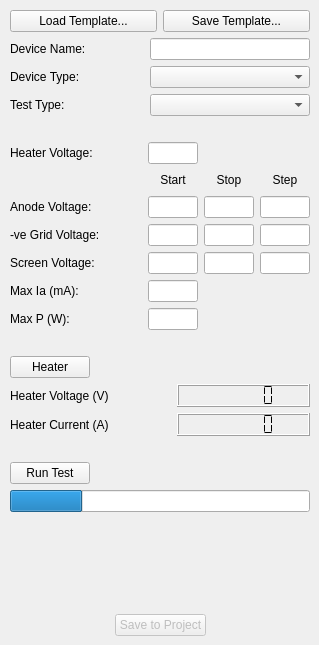
       <widget class="QWidget" name="tab_3">
        <attribute name="title">
         <string>Analyser</string>
        </attribute>
        <widget class="QWidget" name="layoutWidget_2">
         <property name="geometry">
          <rect>
           <x>10</x>
           <y>10</y>
           <width>300</width>
           <height>626</height>
          </rect>
         </property>
         <layout class="QVBoxLayout" name="verticalLayout_6">
          <item>
           <layout class="QHBoxLayout" name="horizontalLayout_24">
            <item>
             <widget class="QPushButton" name="pushButton_3">
              <property name="text">
               <string>Load Template...</string>
              </property>
             </widget>
            </item>
            <item>
             <widget class="QPushButton" name="pushButton_4">
              <property name="text">
               <string>Save Template...</string>
              </property>
             </widget>
            </item>
           </layout>
          </item>
          <item>
           <layout class="QHBoxLayout" name="horizontalLayout_25">
            <item>
             <widget class="QLabel" name="label_13">
              <property name="text">
               <string>Device Name:</string>
              </property>
             </widget>
            </item>
            <item>
             <widget class="QLineEdit" name="deviceName">
              <property name="minimumSize">
               <size>
                <width>160</width>
                <height>0</height>
               </size>
              </property>
              <property name="maximumSize">
               <size>
                <width>160</width>
                <height>16777215</height>
               </size>
              </property>
             </widget>
            </item>
           </layout>
          </item>
          <item>
           <layout class="QHBoxLayout" name="horizontalLayout_26">
            <item>
             <widget class="QLabel" name="deviceTypeLabel_2">
              <property name="sizePolicy">
               <sizepolicy hsizetype="Expanding" vsizetype="Preferred">
                <horstretch>0</horstretch>
                <verstretch>0</verstretch>
               </sizepolicy>
              </property>
              <property name="minimumSize">
               <size>
                <width>100</width>
                <height>0</height>
               </size>
              </property>
              <property name="text">
               <string>Device Type: </string>
              </property>
             </widget>
            </item>
            <item>
             <widget class="QComboBox" name="deviceType">
              <property name="sizePolicy">
               <sizepolicy hsizetype="Fixed" vsizetype="Fixed">
                <horstretch>0</horstretch>
                <verstretch>0</verstretch>
               </sizepolicy>
              </property>
              <property name="minimumSize">
               <size>
                <width>160</width>
                <height>0</height>
               </size>
              </property>
              <property name="maximumSize">
               <size>
                <width>160</width>
                <height>16777215</height>
               </size>
              </property>
             </widget>
            </item>
           </layout>
          </item>
          <item>
           <layout class="QHBoxLayout" name="horizontalLayout_27">
            <item>
             <widget class="QLabel" name="label_14">
              <property name="text">
               <string>Test Type:</string>
              </property>
             </widget>
            </item>
            <item>
             <widget class="QComboBox" name="testType">
              <property name="sizePolicy">
               <sizepolicy hsizetype="Fixed" vsizetype="Fixed">
                <horstretch>0</horstretch>
                <verstretch>0</verstretch>
               </sizepolicy>
              </property>
              <property name="minimumSize">
               <size>
                <width>160</width>
                <height>0</height>
               </size>
              </property>
              <property name="maximumSize">
               <size>
                <width>160</width>
                <height>16777215</height>
               </size>
              </property>
             </widget>
            </item>
           </layout>
          </item>
          <item>
           <spacer name="verticalSpacer_8">
            <property name="orientation">
             <enum>Qt::Vertical</enum>
            </property>
            <property name="sizeType">
             <enum>QSizePolicy::Fixed</enum>
            </property>
            <property name="sizeHint" stdset="0">
             <size>
              <width>20</width>
              <height>20</height>
             </size>
            </property>
           </spacer>
          </item>
          <item>
           <layout class="QHBoxLayout" name="horizontalLayout_28">
            <item>
             <widget class="QLabel" name="heaterLabel_2">
              <property name="sizePolicy">
               <sizepolicy hsizetype="Expanding" vsizetype="Preferred">
                <horstretch>0</horstretch>
                <verstretch>0</verstretch>
               </sizepolicy>
              </property>
              <property name="minimumSize">
               <size>
                <width>100</width>
                <height>0</height>
               </size>
              </property>
              <property name="text">
               <string>Heater Voltage:</string>
              </property>
             </widget>
            </item>
            <item>
             <widget class="QLineEdit" name="heaterVoltage">
              <property name="sizePolicy">
               <sizepolicy hsizetype="Fixed" vsizetype="Fixed">
                <horstretch>0</horstretch>
                <verstretch>0</verstretch>
               </sizepolicy>
              </property>
              <property name="minimumSize">
               <size>
                <width>50</width>
                <height>0</height>
               </size>
              </property>
              <property name="maximumSize">
               <size>
                <width>50</width>
                <height>16777215</height>
               </size>
              </property>
             </widget>
            </item>
            <item>
             <spacer name="horizontalSpacer_11">
              <property name="orientation">
               <enum>Qt::Horizontal</enum>
              </property>
              <property name="sizeType">
               <enum>QSizePolicy::Fixed</enum>
              </property>
              <property name="sizeHint" stdset="0">
               <size>
                <width>112</width>
                <height>20</height>
               </size>
              </property>
             </spacer>
            </item>
           </layout>
          </item>
          <item>
           <layout class="QHBoxLayout" name="horizontalLayout_29">
            <item>
             <spacer name="horizontalSpacer_16">
              <property name="orientation">
               <enum>Qt::Horizontal</enum>
              </property>
              <property name="sizeHint" stdset="0">
               <size>
                <width>40</width>
                <height>20</height>
               </size>
              </property>
             </spacer>
            </item>
            <item>
             <widget class="QLabel" name="label_15">
              <property name="sizePolicy">
               <sizepolicy hsizetype="Fixed" vsizetype="Fixed">
                <horstretch>0</horstretch>
                <verstretch>0</verstretch>
               </sizepolicy>
              </property>
              <property name="minimumSize">
               <size>
                <width>50</width>
                <height>20</height>
               </size>
              </property>
              <property name="maximumSize">
               <size>
                <width>50</width>
                <height>20</height>
               </size>
              </property>
              <property name="text">
               <string>Start</string>
              </property>
              <property name="alignment">
               <set>Qt::AlignCenter</set>
              </property>
             </widget>
            </item>
            <item>
             <widget class="QLabel" name="label_16">
              <property name="sizePolicy">
               <sizepolicy hsizetype="Fixed" vsizetype="Preferred">
                <horstretch>0</horstretch>
                <verstretch>0</verstretch>
               </sizepolicy>
              </property>
              <property name="minimumSize">
               <size>
                <width>50</width>
                <height>0</height>
               </size>
              </property>
              <property name="maximumSize">
               <size>
                <width>50</width>
                <height>16777215</height>
               </size>
              </property>
              <property name="text">
               <string>Stop</string>
              </property>
              <property name="alignment">
               <set>Qt::AlignCenter</set>
              </property>
             </widget>
            </item>
            <item>
             <widget class="QLabel" name="label_17">
              <property name="sizePolicy">
               <sizepolicy hsizetype="Fixed" vsizetype="Preferred">
                <horstretch>0</horstretch>
                <verstretch>0</verstretch>
               </sizepolicy>
              </property>
              <property name="minimumSize">
               <size>
                <width>50</width>
                <height>0</height>
               </size>
              </property>
              <property name="maximumSize">
               <size>
                <width>50</width>
                <height>16777215</height>
               </size>
              </property>
              <property name="text">
               <string>Step</string>
              </property>
              <property name="alignment">
               <set>Qt::AlignCenter</set>
              </property>
             </widget>
            </item>
           </layout>
          </item>
          <item>
           <layout class="QHBoxLayout" name="horizontalLayout_30">
            <item>
             <widget class="QLabel" name="anodeLabel">
              <property name="sizePolicy">
               <sizepolicy hsizetype="Expanding" vsizetype="Preferred">
                <horstretch>100</horstretch>
                <verstretch>0</verstretch>
               </sizepolicy>
              </property>
              <property name="minimumSize">
               <size>
                <width>100</width>
                <height>0</height>
               </size>
              </property>
              <property name="text">
               <string>Anode Voltage:</string>
              </property>
             </widget>
            </item>
            <item>
             <widget class="QLineEdit" name="anodeStart">
              <property name="sizePolicy">
               <sizepolicy hsizetype="Fixed" vsizetype="Fixed">
                <horstretch>0</horstretch>
                <verstretch>0</verstretch>
               </sizepolicy>
              </property>
              <property name="minimumSize">
               <size>
                <width>50</width>
                <height>0</height>
               </size>
              </property>
              <property name="maximumSize">
               <size>
                <width>50</width>
                <height>16777215</height>
               </size>
              </property>
             </widget>
            </item>
            <item>
             <widget class="QLineEdit" name="anodeStop">
              <property name="sizePolicy">
               <sizepolicy hsizetype="Fixed" vsizetype="Fixed">
                <horstretch>0</horstretch>
                <verstretch>0</verstretch>
               </sizepolicy>
              </property>
              <property name="maximumSize">
               <size>
                <width>50</width>
                <height>16777215</height>
               </size>
              </property>
             </widget>
            </item>
            <item>
             <widget class="QLineEdit" name="anodeStep">
              <property name="sizePolicy">
               <sizepolicy hsizetype="Fixed" vsizetype="Fixed">
                <horstretch>0</horstretch>
                <verstretch>0</verstretch>
               </sizepolicy>
              </property>
              <property name="maximumSize">
               <size>
                <width>50</width>
                <height>16777215</height>
               </size>
              </property>
             </widget>
            </item>
           </layout>
          </item>
          <item>
           <layout class="QHBoxLayout" name="gridGroup">
            <item>
             <widget class="QLabel" name="gridLabel">
              <property name="sizePolicy">
               <sizepolicy hsizetype="Expanding" vsizetype="Preferred">
                <horstretch>0</horstretch>
                <verstretch>0</verstretch>
               </sizepolicy>
              </property>
              <property name="minimumSize">
               <size>
                <width>100</width>
                <height>0</height>
               </size>
              </property>
              <property name="text">
               <string>-ve Grid Voltage:</string>
              </property>
             </widget>
            </item>
            <item>
             <widget class="QLineEdit" name="gridStart">
              <property name="sizePolicy">
               <sizepolicy hsizetype="Fixed" vsizetype="Fixed">
                <horstretch>0</horstretch>
                <verstretch>0</verstretch>
               </sizepolicy>
              </property>
              <property name="minimumSize">
               <size>
                <width>50</width>
                <height>0</height>
               </size>
              </property>
              <property name="maximumSize">
               <size>
                <width>50</width>
                <height>16777215</height>
               </size>
              </property>
             </widget>
            </item>
            <item>
             <widget class="QLineEdit" name="gridStop">
              <property name="sizePolicy">
               <sizepolicy hsizetype="Fixed" vsizetype="Fixed">
                <horstretch>0</horstretch>
                <verstretch>0</verstretch>
               </sizepolicy>
              </property>
              <property name="minimumSize">
               <size>
                <width>50</width>
                <height>0</height>
               </size>
              </property>
              <property name="maximumSize">
               <size>
                <width>50</width>
                <height>16777215</height>
               </size>
              </property>
             </widget>
            </item>
            <item>
             <widget class="QLineEdit" name="gridStep">
              <property name="sizePolicy">
               <sizepolicy hsizetype="Fixed" vsizetype="Fixed">
                <horstretch>0</horstretch>
                <verstretch>0</verstretch>
               </sizepolicy>
              </property>
              <property name="minimumSize">
               <size>
                <width>50</width>
                <height>0</height>
               </size>
              </property>
              <property name="maximumSize">
               <size>
                <width>50</width>
                <height>16777215</height>
               </size>
              </property>
             </widget>
            </item>
           </layout>
          </item>
          <item>
           <layout class="QHBoxLayout" name="screenGroup_2">
            <item>
             <widget class="QLabel" name="screenLabel">
              <property name="sizePolicy">
               <sizepolicy hsizetype="Expanding" vsizetype="Preferred">
                <horstretch>0</horstretch>
                <verstretch>0</verstretch>
               </sizepolicy>
              </property>
              <property name="minimumSize">
               <size>
                <width>100</width>
                <height>0</height>
               </size>
              </property>
              <property name="text">
               <string>Screen Voltage:</string>
              </property>
             </widget>
            </item>
            <item>
             <widget class="QLineEdit" name="screenStart">
              <property name="sizePolicy">
               <sizepolicy hsizetype="Fixed" vsizetype="Fixed">
                <horstretch>0</horstretch>
                <verstretch>0</verstretch>
               </sizepolicy>
              </property>
              <property name="minimumSize">
               <size>
                <width>50</width>
                <height>0</height>
               </size>
              </property>
              <property name="maximumSize">
               <size>
                <width>50</width>
                <height>16777215</height>
               </size>
              </property>
             </widget>
            </item>
            <item>
             <widget class="QLineEdit" name="screenStop">
              <property name="sizePolicy">
               <sizepolicy hsizetype="Fixed" vsizetype="Fixed">
                <horstretch>0</horstretch>
                <verstretch>0</verstretch>
               </sizepolicy>
              </property>
              <property name="minimumSize">
               <size>
                <width>50</width>
                <height>0</height>
               </size>
              </property>
              <property name="maximumSize">
               <size>
                <width>50</width>
                <height>16777215</height>
               </size>
              </property>
             </widget>
            </item>
            <item>
             <widget class="QLineEdit" name="screenStep">
              <property name="sizePolicy">
               <sizepolicy hsizetype="Fixed" vsizetype="Fixed">
                <horstretch>0</horstretch>
                <verstretch>0</verstretch>
               </sizepolicy>
              </property>
              <property name="minimumSize">
               <size>
                <width>50</width>
                <height>0</height>
               </size>
              </property>
              <property name="maximumSize">
               <size>
                <width>50</width>
                <height>16777215</height>
               </size>
              </property>
             </widget>
            </item>
           </layout>
          </item>
          <item>
           <layout class="QVBoxLayout" name="verticalLayout_7">
            <item>
             <layout class="QHBoxLayout" name="horizontalLayout_31">
              <item>
               <widget class="QLabel" name="label_18">
                <property name="sizePolicy">
                 <sizepolicy hsizetype="Expanding" vsizetype="Preferred">
                  <horstretch>0</horstretch>
                  <verstretch>0</verstretch>
                 </sizepolicy>
                </property>
                <property name="minimumSize">
                 <size>
                  <width>120</width>
                  <height>0</height>
                 </size>
                </property>
                <property name="maximumSize">
                 <size>
                  <width>16777215</width>
                  <height>16777215</height>
                 </size>
                </property>
                <property name="text">
                 <string>Max Ia (mA):</string>
                </property>
               </widget>
              </item>
              <item>
               <widget class="QLineEdit" name="iaMax">
                <property name="sizePolicy">
                 <sizepolicy hsizetype="Fixed" vsizetype="Fixed">
                  <horstretch>0</horstretch>
                  <verstretch>0</verstretch>
                 </sizepolicy>
                </property>
                <property name="minimumSize">
                 <size>
                  <width>50</width>
                  <height>0</height>
                 </size>
                </property>
                <property name="maximumSize">
                 <size>
                  <width>50</width>
                  <height>16777215</height>
                 </size>
                </property>
               </widget>
              </item>
              <item>
               <spacer name="horizontalSpacer_4">
                <property name="orientation">
                 <enum>Qt::Horizontal</enum>
                </property>
                <property name="sizeType">
                 <enum>QSizePolicy::Fixed</enum>
                </property>
                <property name="sizeHint" stdset="0">
                 <size>
                  <width>112</width>
                  <height>20</height>
                 </size>
                </property>
               </spacer>
              </item>
             </layout>
            </item>
            <item>
             <layout class="QHBoxLayout" name="horizontalLayout_32">
              <item>
               <widget class="QLabel" name="label_19">
                <property name="sizePolicy">
                 <sizepolicy hsizetype="Expanding" vsizetype="Preferred">
                  <horstretch>0</horstretch>
                  <verstretch>0</verstretch>
                 </sizepolicy>
                </property>
                <property name="minimumSize">
                 <size>
                  <width>120</width>
                  <height>0</height>
                 </size>
                </property>
                <property name="maximumSize">
                 <size>
                  <width>16777215</width>
                  <height>16777215</height>
                 </size>
                </property>
                <property name="text">
                 <string>Max P (W):</string>
                </property>
               </widget>
              </item>
              <item>
               <widget class="QLineEdit" name="pMax">
                <property name="sizePolicy">
                 <sizepolicy hsizetype="Fixed" vsizetype="Fixed">
                  <horstretch>0</horstretch>
                  <verstretch>0</verstretch>
                 </sizepolicy>
                </property>
                <property name="minimumSize">
                 <size>
                  <width>50</width>
                  <height>0</height>
                 </size>
                </property>
                <property name="maximumSize">
                 <size>
                  <width>50</width>
                  <height>16777215</height>
                 </size>
                </property>
               </widget>
              </item>
              <item>
               <spacer name="horizontalSpacer_5">
                <property name="orientation">
                 <enum>Qt::Horizontal</enum>
                </property>
                <property name="sizeType">
                 <enum>QSizePolicy::Fixed</enum>
                </property>
                <property name="sizeHint" stdset="0">
                 <size>
                  <width>112</width>
                  <height>20</height>
                 </size>
                </property>
               </spacer>
              </item>
             </layout>
            </item>
           </layout>
          </item>
          <item>
           <spacer name="verticalSpacer_9">
            <property name="orientation">
             <enum>Qt::Vertical</enum>
            </property>
            <property name="sizeType">
             <enum>QSizePolicy::Fixed</enum>
            </property>
            <property name="sizeHint" stdset="0">
             <size>
              <width>20</width>
              <height>20</height>
             </size>
            </property>
           </spacer>
          </item>
          <item>
           <layout class="QHBoxLayout" name="heaterLayout">
            <item>
             <widget class="QPushButton" name="heaterButton">
              <property name="sizePolicy">
               <sizepolicy hsizetype="Fixed" vsizetype="Fixed">
                <horstretch>0</horstretch>
                <verstretch>0</verstretch>
               </sizepolicy>
              </property>
              <property name="minimumSize">
               <size>
                <width>80</width>
                <height>0</height>
               </size>
              </property>
              <property name="text">
               <string>Heater</string>
              </property>
              <property name="checkable">
               <bool>false</bool>
              </property>
             </widget>
            </item>
            <item>
             <spacer name="horizontalSpacer_13">
              <property name="orientation">
               <enum>Qt::Horizontal</enum>
              </property>
              <property name="sizeHint" stdset="0">
               <size>
                <width>40</width>
                <height>20</height>
               </size>
              </property>
             </spacer>
            </item>
           </layout>
          </item>
          <item>
           <layout class="QHBoxLayout" name="horizontalLayout_33">
            <item>
             <widget class="QLabel" name="heaterVLabel">
              <property name="sizePolicy">
               <sizepolicy hsizetype="Fixed" vsizetype="Preferred">
                <horstretch>0</horstretch>
                <verstretch>0</verstretch>
               </sizepolicy>
              </property>
              <property name="minimumSize">
               <size>
                <width>100</width>
                <height>0</height>
               </size>
              </property>
              <property name="text">
               <string>Heater Voltage (V)</string>
              </property>
             </widget>
            </item>
            <item>
             <spacer name="horizontalSpacer_14">
              <property name="orientation">
               <enum>Qt::Horizontal</enum>
              </property>
              <property name="sizeHint" stdset="0">
               <size>
                <width>40</width>
                <height>20</height>
               </size>
              </property>
             </spacer>
            </item>
            <item>
             <widget class="QLCDNumber" name="heaterVlcd">
              <property name="sizePolicy">
               <sizepolicy hsizetype="Fixed" vsizetype="Minimum">
                <horstretch>0</horstretch>
                <verstretch>0</verstretch>
               </sizepolicy>
              </property>
              <property name="minimumSize">
               <size>
                <width>133</width>
                <height>0</height>
               </size>
              </property>
              <property name="digitCount">
               <number>6</number>
              </property>
              <property name="segmentStyle">
               <enum>QLCDNumber::Flat</enum>
              </property>
             </widget>
            </item>
           </layout>
          </item>
          <item>
           <layout class="QHBoxLayout" name="horizontalLayout_34">
            <item>
             <widget class="QLabel" name="heaterILabel">
              <property name="sizePolicy">
               <sizepolicy hsizetype="Fixed" vsizetype="Preferred">
                <horstretch>0</horstretch>
                <verstretch>0</verstretch>
               </sizepolicy>
              </property>
              <property name="minimumSize">
               <size>
                <width>100</width>
                <height>0</height>
               </size>
              </property>
              <property name="text">
               <string>Heater Current (A)</string>
              </property>
             </widget>
            </item>
            <item>
             <spacer name="horizontalSpacer_17">
              <property name="orientation">
               <enum>Qt::Horizontal</enum>
              </property>
              <property name="sizeHint" stdset="0">
               <size>
                <width>40</width>
                <height>20</height>
               </size>
              </property>
             </spacer>
            </item>
            <item>
             <widget class="QLCDNumber" name="heaterIlcd">
              <property name="sizePolicy">
               <sizepolicy hsizetype="Fixed" vsizetype="Minimum">
                <horstretch>0</horstretch>
                <verstretch>0</verstretch>
               </sizepolicy>
              </property>
              <property name="minimumSize">
               <size>
                <width>133</width>
                <height>0</height>
               </size>
              </property>
              <property name="lineWidth">
               <number>1</number>
              </property>
              <property name="digitCount">
               <number>6</number>
              </property>
              <property name="segmentStyle">
               <enum>QLCDNumber::Flat</enum>
              </property>
             </widget>
            </item>
           </layout>
          </item>
          <item>
           <spacer name="verticalSpacer_10">
            <property name="orientation">
             <enum>Qt::Vertical</enum>
            </property>
            <property name="sizeType">
             <enum>QSizePolicy::Fixed</enum>
            </property>
            <property name="sizeHint" stdset="0">
             <size>
              <width>20</width>
              <height>20</height>
             </size>
            </property>
           </spacer>
          </item>
          <item>
           <layout class="QHBoxLayout" name="horizontalLayout_35">
            <item>
             <widget class="QPushButton" name="runButton">
              <property name="text">
               <string>Run Test</string>
              </property>
              <property name="checkable">
               <bool>true</bool>
              </property>
             </widget>
            </item>
            <item>
             <spacer name="horizontalSpacer_18">
              <property name="orientation">
               <enum>Qt::Horizontal</enum>
              </property>
              <property name="sizeHint" stdset="0">
               <size>
                <width>40</width>
                <height>20</height>
               </size>
              </property>
             </spacer>
            </item>
           </layout>
          </item>
          <item>
           <widget class="QProgressBar" name="progressBar">
            <property name="value">
             <number>24</number>
            </property>
            <property name="textVisible">
             <bool>false</bool>
            </property>
           </widget>
          </item>
          <item>
           <spacer name="verticalSpacer_11">
            <property name="orientation">
             <enum>Qt::Vertical</enum>
            </property>
            <property name="sizeHint" stdset="0">
             <size>
              <width>20</width>
              <height>40</height>
             </size>
            </property>
           </spacer>
          </item>
          <item>
           <layout class="QHBoxLayout" name="horizontalLayout_2">
            <item>
             <spacer name="horizontalSpacer_8">
              <property name="orientation">
               <enum>Qt::Horizontal</enum>
              </property>
              <property name="sizeHint" stdset="0">
               <size>
                <width>40</width>
                <height>20</height>
               </size>
              </property>
             </spacer>
            </item>
            <item>
             <widget class="QPushButton" name="btnAddToProject">
              <property name="enabled">
               <bool>false</bool>
              </property>
              <property name="text">
               <string>Save to Project</string>
              </property>
             </widget>
            </item>
            <item>
             <spacer name="horizontalSpacer_9">
              <property name="orientation">
               <enum>Qt::Horizontal</enum>
              </property>
              <property name="sizeHint" stdset="0">
               <size>
                <width>40</width>
                <height>20</height>
               </size>
              </property>
             </spacer>
            </item>
           </layout>
          </item>
         </layout>
        </widget>
       </widget>
